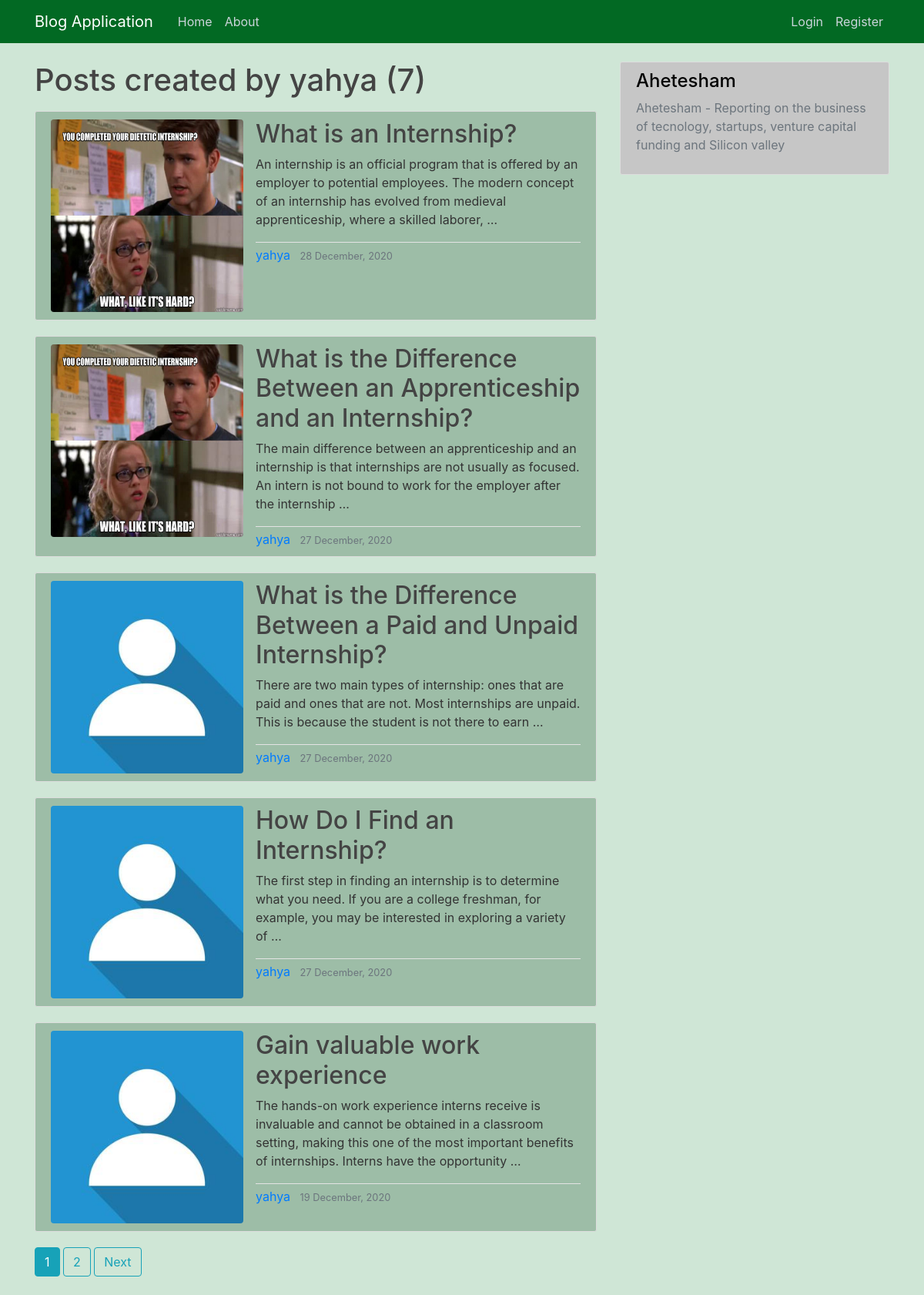
The page /user/yahya on the database its author committed.
### blog/models.py (models this page shows, shortened)
class Post(models.Model):
    author = models.ForeignKey(User, on_delete=models.CASCADE)
    image = models.ImageField(default='pic.jpg', upload_to='post_pics')
    title = models.CharField(max_length=300)
    description = models.TextField()
    date_posted = models.DateTimeField(default=timezone.now)
    class Meta:
        ordering = ('-date_posted',)

### blog/views.py (the view)
# urls.py: path('user/<str:username>', UserPostListView.as_view(), name='user-posts'),
class UserPostListView(ListView):
    model = Post
    template_name = 'blog/user_posts.html'
    context_object_name = 'posts'
    paginate_by = 5
    def get_queryset(self):
        user = get_object_or_404(User, username=self.kwargs.get('username'))
        return Post.objects.filter(author=user).order_by('-date_posted')

### blog/templates/blog/user_posts.html (shortened to what this page needs)
{% extends "blog/base.html" %}
{% block content %}
  <h1 class="mb-3">Posts created by {{ view.kwargs.username }} ({{ page_obj.paginator.count }})</h1>
  {% for post in posts %}
  <article style="background:#9dbda7;" class="media content-section">
    <img src="{{ post.image.url }}" class="rounded article-img">
        <div class="media-body">
      <div class="article-metadata">
        <h2><a class="article-title" href="{% url 'post-detail' post.id %}">{{ post.title }}</a></h2>
      <p class="article-content">{{ post.description|truncatewords:30 }}</p>
      </div>
        <a class="mr-2" href="{% url 'user-posts' post.author.username %}">{{ post.author }}</a>
        <small class="text-muted">{{ post.date_posted|date:"d F, Y" }}</small>
    </div>
  </article>
  {% endfor %}
  {% if is_paginated %}
    {% for num in page_obj.paginator.page_range %}
      {% if page_obj.number == num %}
        <a class='btn btn-info mb-4' href="?page={{num}}">{{num}}</a>
      {% elif num > page_obj.number|add:'-3' and num < page_obj.number|add:'3' %}
        <a class='btn btn-outline-info mb-4' href="?page={{num}}">{{num}}</a>
      {% endif %}
    {% endfor %}
    {% if page_obj.has_next %}
      <a class='btn btn-outline-info mb-4' href="?page={{ page_obj.paginator.num_pages }}">Next</a>
    {% endif %}
  {% endif %}
{% endblock content %}

### blog/templates/blog/base.html (style rules this page uses)
body { background: black; color: #333333; margin-top: 5rem; }
h1, h2, h3, h4, h5, h6 { color: #444444; }
.content-section { background: #ffffff; padding: 10px 20px; border: 1px solid #dddddd; border-radius: 3px; margin-bottom: 20px; }
.article-title { color: #444444; }
.article-content { white-space: pre-line; }
.article-img { height: 250px; width: 250px; margin-right: 16px; }
.article-metadata { padding-bottom: 1px; margin-bottom: 4px; border-bottom: 1px solid #e3e3e3 }

### rows shown on the page
Post: image (picture), title "What is an Internship?", description "An internship is an official program that is offered by an employer to potential employees. The modern concept of an internship has evolved from medieval apprenticeship, where a skilled laborer, …", author "yahya", date_posted "28 December, 2020"
Post: image (picture), title "What is the Difference Between an Apprenticeship and an Internship?", description "The main difference between an apprenticeship and an internship is that internships are not usually as focused. An intern is not bound to work for the employer after the internship …", author "yahya", date_posted "27 December, 2020"
Post: image (placeholder picture), title "What is the Difference Between a Paid and Unpaid Internship?", description "There are two main types of internship: ones that are paid and ones that are not. Most internships are unpaid. This is because the student is not there to earn …", author "yahya", date_posted "27 December, 2020"
Post: image (placeholder picture), title "How Do I Find an Internship?", description "The first step in finding an internship is to determine what you need. If you are a college freshman, for example, you may be interested in exploring a variety of …", author "yahya", date_posted "27 December, 2020"
Post: image (placeholder picture), title "Gain valuable work experience", description "The hands-on work experience interns receive is invaluable and cannot be obtained in a classroom setting, making this one of the most important benefits of internships. Interns have the opportunity …", author "yahya", date_posted "19 December, 2020"

### other values the page prints
{{ view.kwargs.username }} "yahya"
{{ page_obj.paginator.count }} "7"
{{ num }} "1"
{{ num }} "2"
